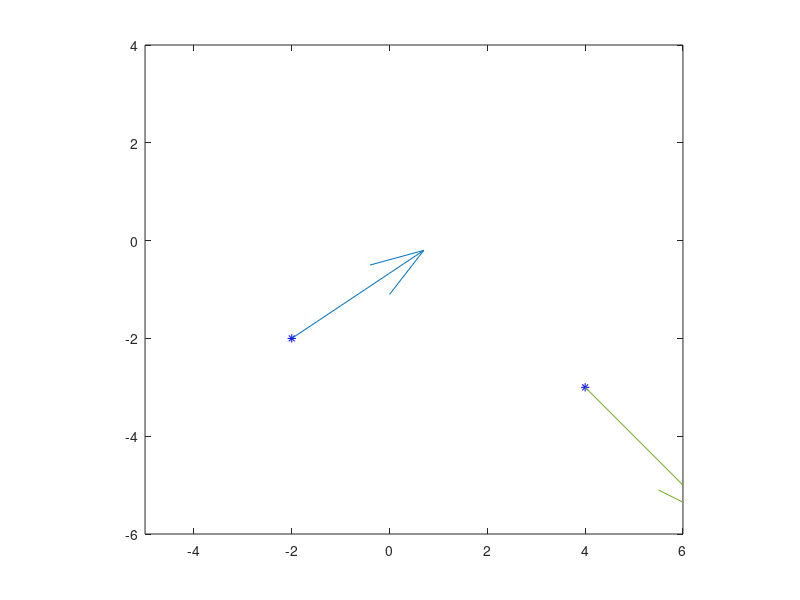

Write the MATLAB code that produced this figure. (Note: this script raises an error after producing the figure.)
clear

%pontok felvétele A(-2 -2) B(4 -3)
px = [-2 4];
py = [-2 -3];
plot(px, py, 'b*');

axis([ -5 6 -6 4 ]); axis equal;
hold on;

t0 = -1;t1 = 1;
%pontokból irányuló vektorok
vx = [3 3]; vy = [2 -3];

quiver( px(1), py(1), vx(1), vy(1))
quiver( px(2), py(2), vx(2), vy(2))

%felvesszük az ismeretleneket és megírjuk a fg-t majd deriváljuk is
syms a3 a2 a1 a0 t
cx(t) = a3 * t^3 + a2 * t^2 + a1 * t + a0;
cxd(t) = diff(cx, t)

%megadjuk, hogy mi hova legyen behelyettesitve
e = [ cx(t0) == px(1), cx(t1) == px(2), cxd(t0) == vx(1), cxd(t1) == vx(2) ];
%kiszámoltatjuk az imseretleneket az előbbi megadás szerint
m = solve( e, [a3 a2 a1 a0] );
%az ismeretlenek helyére helyettesitse be a m.megoldottat
x(t) = subs( cx, [a3 a2 a1 a0], [m.a3, m.a2, m.a1, m.a0] );


%megismételjuk a helyet b-re és x helyett y-ra
syms b3 b2 b1 b0 t
cy(t) = b3 * t^3 + b2 * t^2 + b1 * t + b0;
cyd(t) = diff(cy, t)

e = [ cy(t0) == py(1), cy(t1) == py(2), cyd(t0) == vy(1), cyd(t1) == vy(2) ];
m = solve( e, [b3 b2 b1 b0] );
y(t) = subs( cy, [b3 b2 b1 b0], [m.b3, m.b2, m.b1, m.b0] );

fplot(x, y, [t0, t1])
